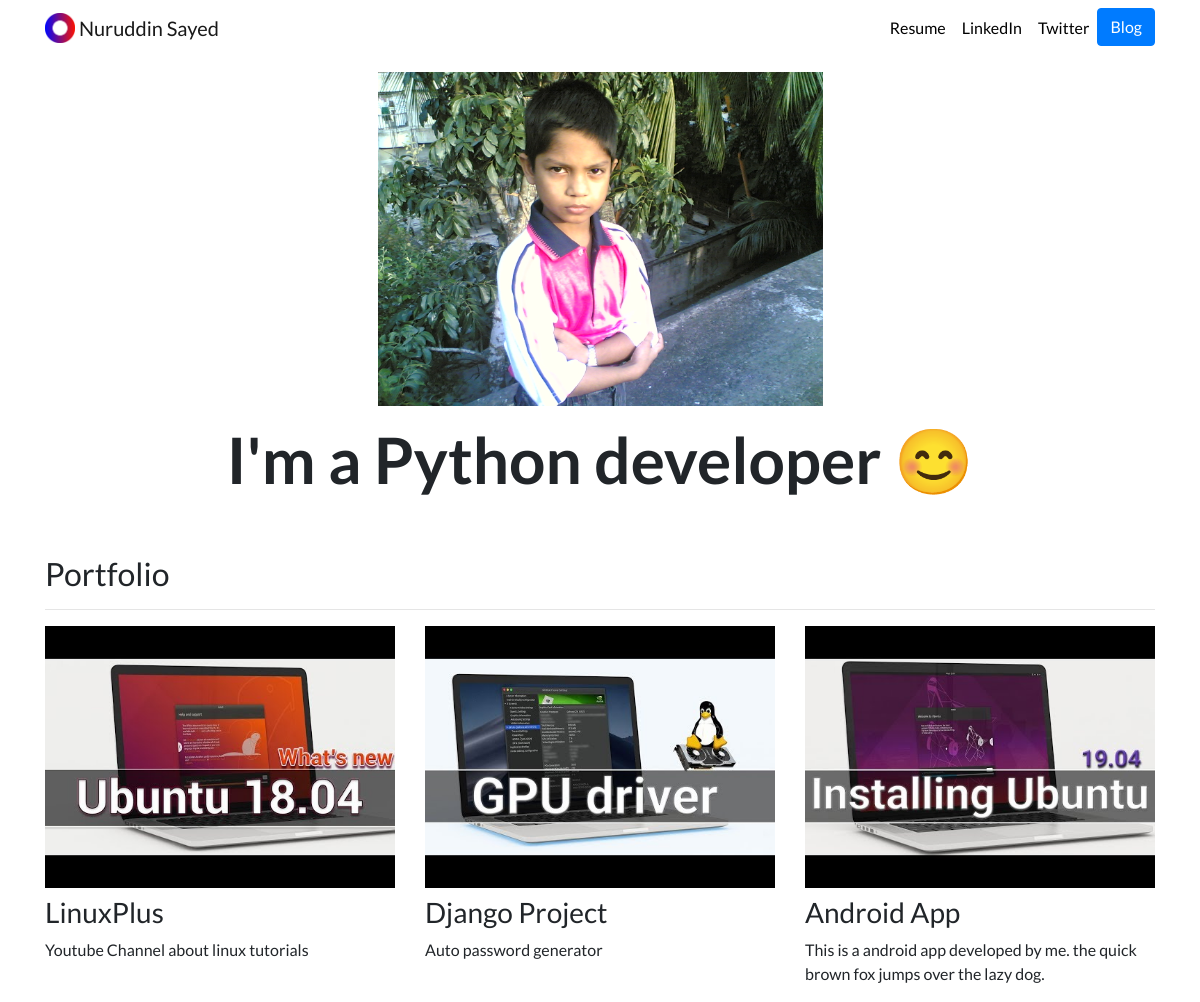
The page / on the database its author committed.
### portfolio/models.py (models this page shows, shortened)
class Project(models.Model):
    title = models.CharField(max_length = 100)
    description = models.CharField(max_length = 200)
    image = models.ImageField(upload_to = 'portfolio/images/')
    url = models.URLField(blank = True)

### portfolio/views.py (the view)
# urls.py: 2. Add a URL to urlpatterns:  path('', views.home, name='home')
def home(request):
    projects = Project.objects.all()
    return render(request, 'portfolio/home.html', {'projects' : projects})

### portfolio/templates/portfolio/home.html
{% extends "portfolio/base.html" %}
{% load static %}
{% block content %}
<div class="row justify-content-center my-3">
  <div class="col-5">
    <img src="{% static 'portfolio/sayed.jpg' %}" alt="Profile Picture" class="img-fluid">
  </div>
</div>
<div class="row justify-content-center mb-3">
  <div class="col-md-9 text-center">
    <h3 id="hometext" class="font-weight-bold">I'm a Python developer 😊</h3>
  </div>
</div>
<h2 class="mt-5">Portfolio</h2>
<hr>
<div class="row">
  {% for project in projects %}
  <div class="col-lg-4 col-md-6">
    {% if project.url %}
    <a href="{{ project.url }}">
      <img src="{{ project.image.url }}" class="img-fluid mb-2">
    </a>
    {% else %}
    <img src="{{ project.image.url }}" class="img-fluid mb-2">
    {% endif %}
    <h3>{{ project.title }}</h3>
    <p>{{ project.description }}</p>
  </div>
  {% endfor %}
</div>
{% endblock %}

### portfolio/static/portfolio/custom.css (style rules this page uses)
body { font-family: 'Lato', sans-serif; }
@media (min-width: 992px) { #hometext { font-size: 4rem; } }

### rows shown on the page
Project: image (placeholder picture), title "LinuxPlus", description "Youtube Channel about linux tutorials"
Project: image (placeholder picture), title "Django Project", description "Auto password generator"
Project: image (placeholder picture), title "Android App", description "This is a android app developed by me. the quick brown fox jumps over the lazy dog."
